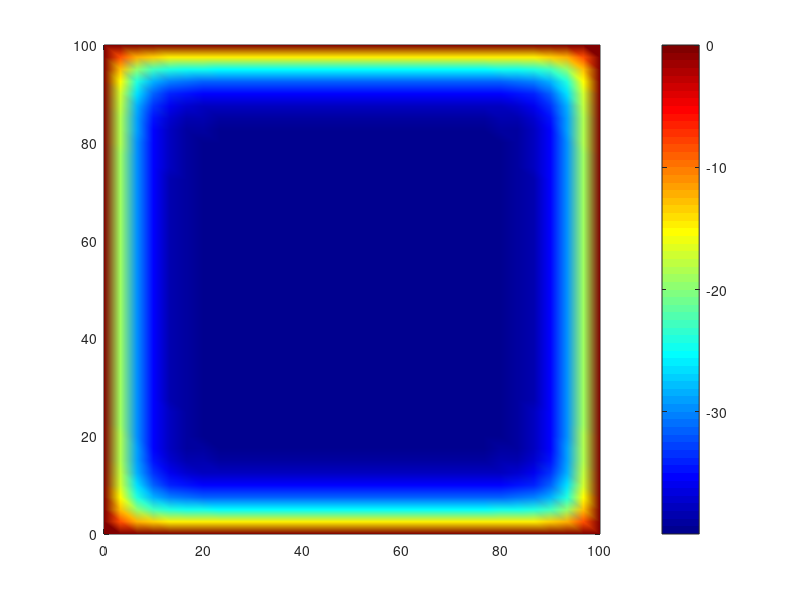
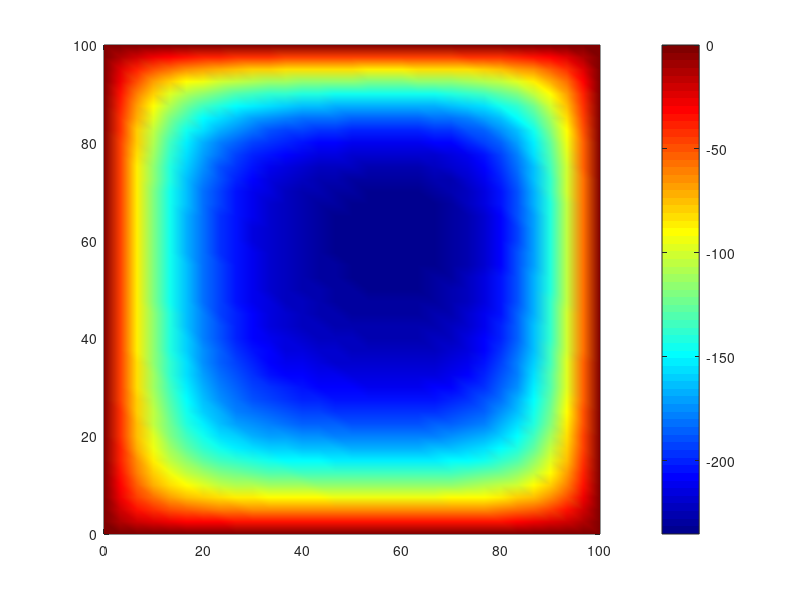

Here is the MATLAB script that generated these plots, in order:
% Solving 2D Poisson equation iteratively
% d2PHI/dx^2 + d2PHI/dy^2 = 1
% with finite differences

% Clear memory and figures
clear all % clear memory
clf % Clear figures

% 1. Define numerical model
Nx = 31; % Horizontal resolution
Ny = 41; % Vertical resolution
xsize = 100; % Horizontal size of the model, m
ysize = 100; % vertical size of the model, m
dx = xsize/(Nx-1); % Horizontal grid step, m
dy = ysize/(Ny-1); % Vertical grid step, m
x = 0:dx:xsize; % Horizontal coordinates, m
y = 0:dy:ysize; % Vertical coordinates, m

PHI = zeros(Ny, Nx); % define array PHI()
PHI_new = zeros(Ny, Nx); % define array PHI_new()
E = zeros(Ny, Nx); % define errors
delta1 = 1; % delta of Jocabi
delta2 = 1.5; % delta of Gauss-Seidel

%% Jacobi 
% 2a. Iteration loop
for iter = 1:1:20
    for j = 1:1:Nx
        for i = 1:1:Ny
        % Decide on the type of equation based on i, j
            if(j==1 || j==Nx || i==1 || i==Ny)
            % Boundary condition equations
            % 1*PHI(i,j)=0
            PHI_new(i,j) = 0;
            else
                % Go through all internal points and compute PHI, E &
                % PHI_new
                % ERROR !!!: wrong line
%                 PHI(i,j)=((PHI(i,j-1)+PHI(i,j+1))/dx^2+(PHI(i-1,j) ... 
%                    +PHI(i+1,j))/dy^2-1)/(2/dx^2+2/dy^2);
                E(i,j)=1-((PHI(i,j-1)-2*PHI(i,j)+PHI(i,j+1))/dx^2 ... 
                   +(PHI(i-1,j)-2*PHI(i,j)+PHI(i+1,j))/dy^2);
               % ERROR !!!: wrong delta used
%                 PHI_new(i,j)=PHI(i,j)+delta2*E(i,j)/(-2/dx^2-2/dy^2);
                PHI_new(i,j)=PHI(i,j)+delta1*E(i,j)/(-2/dx^2-2/dy^2);
            end
        end
    end
    % ERROR !!!: wrong array assignement
%     PHI(i,j) = PHI_new(i,j);
    PHI = PHI_new;
    
    % 2b. Visualisation
    figure(1);colormap('Jet')
    pcolor(x,y,PHI_new)
    shading interp
    colorbar
end
aaa(1,1)=PHI(7,5);

PHI = zeros(Ny, Nx); % define array PHI()

%% Gauss-Seidel
% 2a. Iteration loop
for iter = 1:1:20
    for j = 1:1:Nx
        for i = 1:1:Ny
        % Decide on the type of equation based on i, j
            if(j==1 || j==Nx || i==1 || i==Ny)
            % Boundary condition equations
            % 1*PHI(i,j)=0
            PHI_new(i,j) = 0;
            else
                % Go through all internal points and compute PHI, E &
                % PHI_new
                %PHI(i,j)=((PHI(i,j-1)+PHI(i,j+1))/dx^2+(PHI(i-1,j) ... 
                   %+PHI(i+1,j))/dy^2-1)/(2/dx^2+2/dy^2);
                E(i,j)=1-((PHI(i,j-1)-2*PHI(i,j)+PHI(i,j+1))/dx^2 ... 
                   +(PHI(i-1,j)-2*PHI(i,j)+PHI(i+1,j))/dy^2);
                PHI_new(i,j)=PHI(i,j)+delta2*E(i,j)/(-2/dx^2-2/dy^2);
                PHI(i,j) = PHI_new(i,j);
            end
        end
    end
    
    % 2b. Visualisation
    figure(2);colormap('Jet')
    pcolor(x,y,PHI_new)
    shading interp
    colorbar
end
aaa(2,1)=PHI(7,5);







